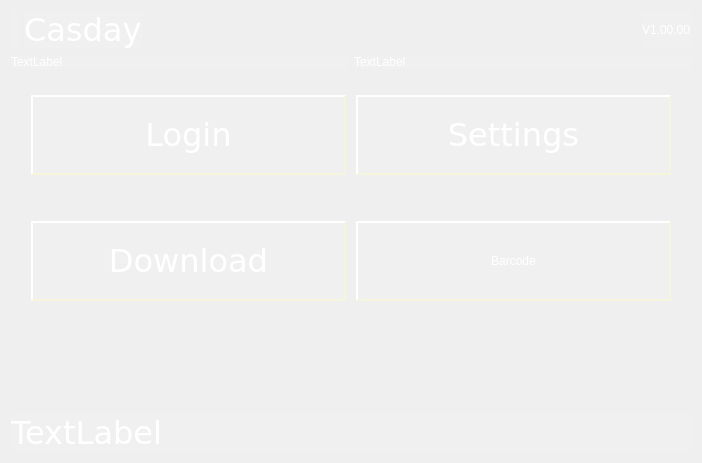
<?xml version="1.0" encoding="UTF-8"?>
<ui version="4.0">
 <class>StartForm</class>
 <widget class="QWidget" name="StartForm">
  <property name="geometry">
   <rect>
    <x>0</x>
    <y>0</y>
    <width>702</width>
    <height>463</height>
   </rect>
  </property>
  <property name="windowTitle">
   <string>Form</string>
  </property>
  <property name="autoFillBackground">
   <bool>false</bool>
  </property>
  <property name="styleSheet">
   <string notr="true">QMessageBox
{
    font: 28pt &quot;DejaVu Sans&quot;;  
    color: white;
	background-color: qlineargradient(spread:pad, x1:0.488636, y1:0, x2:0.511364, y2:1, stop:0 rgba(136, 50, 7, 255), stop:1 rgba(200, 57, 29, 255));
}

 QLabel
{
	background-color: rgba(255,255,255,10); 
   font: 24pt &quot;DejaVu Sans&quot;;  
    color: white;
}

QPushButton
{
	background-color: rgba(255,255,255,10); 
   font: 24pt &quot;DejaVu Sans&quot;;  
    color: white;
padding:4px;
    border-style: outset;
    border-width: 2px;
    border-color: beige;
}

QPushButton:pressed 
{
font: 24pt &quot;DejaVu Sans&quot;;  
padding:4px;
	background-color: rgba(255,255,255,90); 
	border-style: inset;
}</string>
  </property>
  <property name="locale">
   <locale language="English" country="UnitedStates"/>
  </property>
  <layout class="QVBoxLayout" name="verticalLayout">
   <item>
    <layout class="QHBoxLayout" name="horizontalLayout">
     <item>
      <widget class="QLabel" name="labelLogo">
       <property name="maximumSize">
        <size>
         <width>50</width>
         <height>50</height>
        </size>
       </property>
       <property name="text">
        <string/>
       </property>
       <property name="textFormat">
        <enum>Qt::AutoText</enum>
       </property>
       <property name="pixmap">
        <pixmap resource="resource.qrc">:/res/images/casday_logo.jpg</pixmap>
       </property>
       <property name="scaledContents">
        <bool>true</bool>
       </property>
       <property name="indent">
        <number>0</number>
       </property>
      </widget>
     </item>
     <item>
      <widget class="QLabel" name="label">
       <property name="font">
        <font>
         <family>DejaVu Sans</family>
         <pointsize>24</pointsize>
         <weight>50</weight>
         <italic>false</italic>
         <bold>false</bold>
        </font>
       </property>
       <property name="text">
        <string>Casday</string>
       </property>
      </widget>
     </item>
     <item>
      <spacer name="horizontalSpacer">
       <property name="orientation">
        <enum>Qt::Horizontal</enum>
       </property>
       <property name="sizeHint" stdset="0">
        <size>
         <width>40</width>
         <height>20</height>
        </size>
       </property>
      </spacer>
     </item>
     <item>
      <widget class="QLabel" name="labelVersion">
       <property name="text">
        <string>V1.00.00</string>
       </property>
      </widget>
     </item>
    </layout>
   </item>
   <item>
    <layout class="QHBoxLayout" name="horizontalLayout_3">
     <item>
      <widget class="QLabel" name="labelDepartment">
       <property name="text">
        <string>TextLabel</string>
       </property>
      </widget>
     </item>
     <item>
      <widget class="QLabel" name="labelLogin">
       <property name="text">
        <string>TextLabel</string>
       </property>
      </widget>
     </item>
    </layout>
   </item>
   <item>
    <layout class="QHBoxLayout" name="mainMenuLayout">
     <property name="spacing">
      <number>10</number>
     </property>
     <property name="leftMargin">
      <number>20</number>
     </property>
     <property name="topMargin">
      <number>20</number>
     </property>
     <property name="rightMargin">
      <number>20</number>
     </property>
     <property name="bottomMargin">
      <number>20</number>
     </property>
     <item>
      <widget class="QPushButton" name="pushButtonLogin">
       <property name="minimumSize">
        <size>
         <width>80</width>
         <height>80</height>
        </size>
       </property>
       <property name="font">
        <font>
         <family>DejaVu Sans</family>
         <pointsize>24</pointsize>
         <weight>50</weight>
         <italic>false</italic>
         <bold>false</bold>
        </font>
       </property>
       <property name="autoFillBackground">
        <bool>false</bool>
       </property>
       <property name="text">
        <string>Login</string>
       </property>
       <property name="icon">
        <iconset resource="resource.qrc">
         <normaloff>:/res/images/login.png</normaloff>:/res/images/login.png</iconset>
       </property>
       <property name="iconSize">
        <size>
         <width>40</width>
         <height>40</height>
        </size>
       </property>
       <property name="autoExclusive">
        <bool>false</bool>
       </property>
       <property name="autoDefault">
        <bool>false</bool>
       </property>
       <property name="flat">
        <bool>false</bool>
       </property>
      </widget>
     </item>
     <item>
      <widget class="QPushButton" name="pushButtonSettings">
       <property name="minimumSize">
        <size>
         <width>80</width>
         <height>80</height>
        </size>
       </property>
       <property name="font">
        <font>
         <family>DejaVu Sans</family>
         <pointsize>24</pointsize>
         <weight>50</weight>
         <italic>false</italic>
         <bold>false</bold>
        </font>
       </property>
       <property name="text">
        <string>Settings</string>
       </property>
       <property name="icon">
        <iconset resource="resource.qrc">
         <normaloff>:/res/images/settings.png</normaloff>:/res/images/settings.png</iconset>
       </property>
       <property name="iconSize">
        <size>
         <width>40</width>
         <height>40</height>
        </size>
       </property>
      </widget>
     </item>
    </layout>
   </item>
   <item>
    <layout class="QHBoxLayout" name="horizontalLayout_2">
     <property name="spacing">
      <number>10</number>
     </property>
     <property name="leftMargin">
      <number>20</number>
     </property>
     <property name="topMargin">
      <number>20</number>
     </property>
     <property name="rightMargin">
      <number>20</number>
     </property>
     <property name="bottomMargin">
      <number>20</number>
     </property>
     <item>
      <widget class="QPushButton" name="pushButtonRecipe">
       <property name="enabled">
        <bool>true</bool>
       </property>
       <property name="minimumSize">
        <size>
         <width>80</width>
         <height>80</height>
        </size>
       </property>
       <property name="font">
        <font>
         <family>DejaVu Sans</family>
         <pointsize>24</pointsize>
         <weight>50</weight>
         <italic>false</italic>
         <bold>false</bold>
        </font>
       </property>
       <property name="text">
        <string>Download</string>
       </property>
       <property name="icon">
        <iconset resource="resource.qrc">
         <normaloff>:/res/images/recipe.png</normaloff>:/res/images/recipe.png</iconset>
       </property>
       <property name="iconSize">
        <size>
         <width>40</width>
         <height>40</height>
        </size>
       </property>
      </widget>
     </item>
     <item>
      <widget class="QPushButton" name="pushButton">
       <property name="sizePolicy">
        <sizepolicy hsizetype="Minimum" vsizetype="Preferred">
         <horstretch>0</horstretch>
         <verstretch>0</verstretch>
        </sizepolicy>
       </property>
       <property name="text">
        <string>Barcode</string>
       </property>
      </widget>
     </item>
    </layout>
   </item>
   <item>
    <spacer name="verticalSpacer">
     <property name="orientation">
      <enum>Qt::Vertical</enum>
     </property>
     <property name="sizeHint" stdset="0">
      <size>
       <width>20</width>
       <height>40</height>
      </size>
     </property>
    </spacer>
   </item>
   <item>
    <widget class="QLabel" name="labelTime">
     <property name="font">
      <font>
       <family>DejaVu Sans</family>
       <pointsize>24</pointsize>
       <weight>50</weight>
       <italic>false</italic>
       <bold>false</bold>
      </font>
     </property>
     <property name="text">
      <string>TextLabel</string>
     </property>
    </widget>
   </item>
  </layout>
 </widget>
 <resources>
  <include location="resource.qrc"/>
 </resources>
 <connections/>
</ui>
